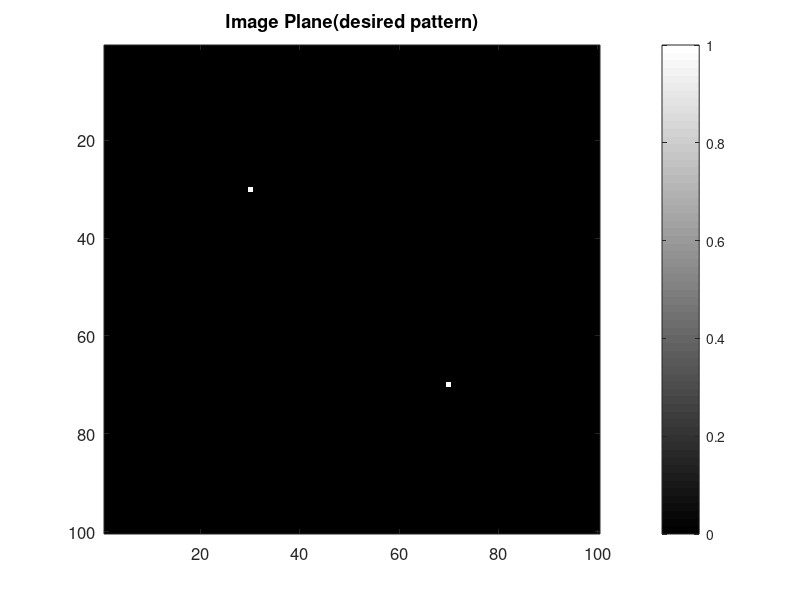

MATLAB code to generate this figure: (Note: this script raises an error after producing the figure.)
clc;
clear all;
close all;

% Data of Amplitude on the Image Plane

global lambda k AmpImage N M dW z;
N = 100;
M = 100;

% Data of Amplitude on the Image Plane
%80 by 80 lasers

% PhaseImage = (rand(20, 20) - 0.5);
% AmpImage = AmpImage .* exp(1i * PhaseImage);


dW = 0.01e-6; %Spacing between elements
z = 80e-6; % Distance of Image plane from the resonator plane

lambda = 1.550e-6;
k = 2 * pi / lambda;

E_Sample = zeros(N, M); % initial an array to store sample image for calculation
E_Sample(30, 30) = 1;
E_Sample(70, 70) = 1;
[M, N] = size(E_Sample);

figure;
imagesc(abs(E_Sample));
colormap gray
colorbar
title('Image Plane(desired pattern)')
set(gcf, 'Position', [00, 00, 350, 300])
set(gca,'FontSize', 12) % Font Size

E_Holo = supperposition(E_Sample);

E_Holo = normalize(E_Holo);

figure;
imagesc(abs(E_Holo));
colormap jet
colorbar
title('Sample Plane Amplitude')
set(gcf, 'Position', [00, 00, 350, 300])
set(gca,'FontSize', 12) % Font Size

figure;
imagesc(angle(E_Holo));
colormap jet
colorbar
title('Sample Plane Phase')
set(gcf, 'Position', [00, 00, 350, 300])
set(gca,'FontSize', 12) % Font Size

function E_Sample2 = supperposition(E_Sample)

    [M, N] = size(E_Sample);
    E_Sample2 = zeros(M, N);
    
    for ii = 1:M

        for jj = 1:N

            E_Sample2 = E_Sample2 + Green(ii, jj, E_Sample);
            
        end

    end

end

function E_Sample = Green(coordImageX, coordImageY, E_Sample)

    global lambda k AmpImage N M dW z;
    [N, M] = size(E_Sample);
    amplitude = E_Sample(coordImageX, coordImageY); % inversely solved electric field at the sample plane

    SamplePlane = zeros(N, M); % electric field at sample plane.

%     [coordSampleX, coordSampleY] = meshgrid((1:N) * dW, (1:M) * dW);

    for ii = 1:N

        for jj = 1:M

            distance = (((coordImageX - ii) * dW)^2 + ((coordImageY - jj) * dW)^2 + z^2)^(-0.5);
            SamplePlane(ii, jj) = amplitude * distance * exp(1i * k * distance);

        end

    end

    E_Sample = SamplePlane;
end

function normalizedIntensity = normalize(Original)

    [M, N] = size(Original);
    Emax = max(max(abs(Original)));

    for ii = 1:M

        for jj = 1:N

            Original(ii, jj) = Original(ii, jj) / Emax;

        end

    end

    normalizedIntensity = Original;
end
